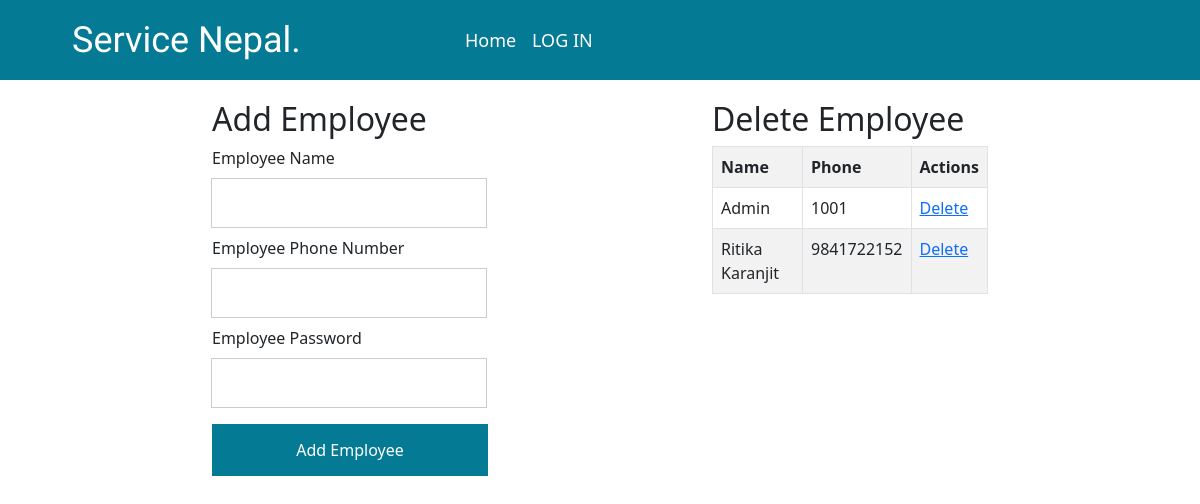
The app's page /a_employee.php with its own data.
### tables this page shows
CREATE TABLE `employees` (
  `eid` int(11) NOT NULL,
  `ename` varchar(50) NOT NULL,
  `ephone` double NOT NULL,
  `epassword` varchar(50) NOT NULL
);

### a_employee.php (the view, shortened to what this page needs)
<!DOCTYPE html>
<html lang="en">
<head>
  <link rel="stylesheet" href="css/barbcss.css">
  <link href="css/bootstrap.min.css" rel="stylesheet">
  <?php include('includes/server.php'); ?>
</head>
<body>
	<?php include('includes/adminnavbar.php');?>
	<div class="container-fluid">
		<div class="row justify-content-center" style="margin-top: 20px;">
			<div class="col-sm-3">
				<div class="header">
					<h2>Add	Employee</h2>
				</div>
				<form method="POST">
					<div class="input-group">
						<label>Employee Name</label>
						<input type="text" name="ename">
					</div>
					<div class="input-group">
						<label>Employee Phone Number</label>
						<input type="text" name="ephone">
					</div>
					<div class="input-group">
						<label>Employee Password</label>
						<input type="password" name="epassword">
					</div>
					<div class="input-group">
						<button type="submit" class="barbbutton" name="addemployee">Add Employee</button>
					</div>
				</form>
			</div>
			<div class="col-sm-2">
			</div>
			<div class="col-sm-3">
				<div class="header">
					<h2>Delete	Employee</h2>
				</div>
				<table class="table table-striped table-bordered">
        <?php
          $sql = "SELECT * FROM employees";
          $result = $db->query($sql);
          if ($result->num_rows > 0) {
              echo "<tr><th>Name</th><th>Phone</th><th>Actions</th></tr>";
              while($row = $result->fetch_assoc()) {
                  echo "<tr><td>" . $row["ename"]. "</td><td>" . $row["ephone"]. "</td><td><a href=\"a_employee.php?delemp=" . $row['eid'] . "\">Delete</a></td></tr>";
              }
          } else {
              echo "0 results";
          }
        ?>
      </table>
			</div>
		</div>
	</div>
</body>
</html>

### css/barbcss.css (style rules this page uses)
* { margin: 0; padding: 0; box-sizing: border-box; text-decoration: none; scroll-behavior: smooth; }
input[type=text],input[type=password],input[type=email],input[type=date], select, textarea,input[type=time] { width: 100%; padding: 12px 20px; margin: 8px 0; display: inline-block; border: 1px solid #ccc; box-sizing: border-box; }
.barbbutton { background-color:#047a94; color: white; padding: 14px 20px; margin: 8px 0; border: none; cursor: pointer; width: 100%; }

### records on screen
employees: ename "Admin", ephone "1001"
employees: ename "Ritika Karanjit", ephone "9841722152"
